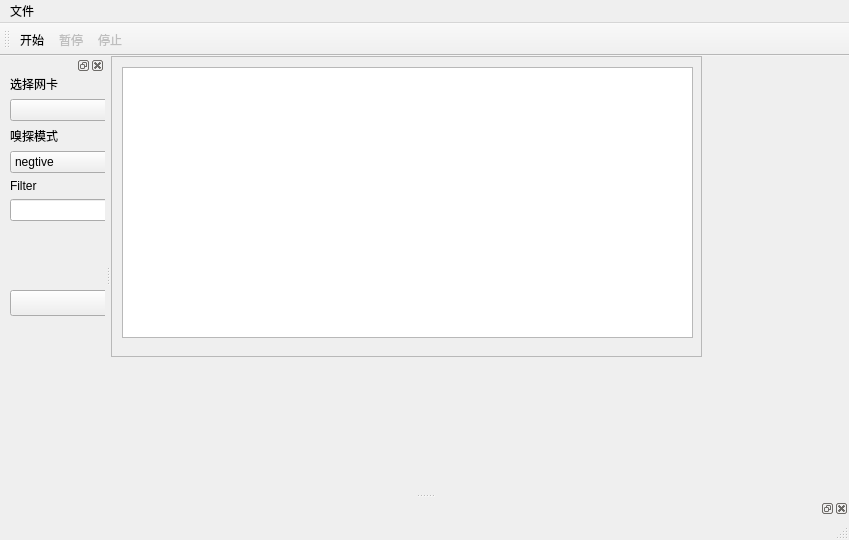
<?xml version="1.0" encoding="UTF-8"?>
<ui version="4.0">
 <class>MainWindow</class>
 <widget class="QMainWindow" name="MainWindow">
  <property name="enabled">
   <bool>true</bool>
  </property>
  <property name="geometry">
   <rect>
    <x>0</x>
    <y>0</y>
    <width>849</width>
    <height>540</height>
   </rect>
  </property>
  <property name="windowTitle">
   <string>SnifferLite</string>
  </property>
  <widget class="QWidget" name="centralwidget">
   <widget class="QScrollArea" name="scrollArea">
    <property name="geometry">
     <rect>
      <x>0</x>
      <y>0</y>
      <width>591</width>
      <height>301</height>
     </rect>
    </property>
    <property name="widgetResizable">
     <bool>true</bool>
    </property>
    <widget class="QWidget" name="scrollAreaWidgetContents">
     <property name="geometry">
      <rect>
       <x>0</x>
       <y>0</y>
       <width>589</width>
       <height>299</height>
      </rect>
     </property>
     <widget class="QListWidget" name="packet_list">
      <property name="geometry">
       <rect>
        <x>10</x>
        <y>10</y>
        <width>571</width>
        <height>271</height>
       </rect>
      </property>
     </widget>
    </widget>
   </widget>
  </widget>
  <widget class="QMenuBar" name="menubar">
   <property name="geometry">
    <rect>
     <x>0</x>
     <y>0</y>
     <width>849</width>
     <height>22</height>
    </rect>
   </property>
   <widget class="QMenu" name="menu">
    <property name="title">
     <string>文件</string>
    </property>
    <addaction name="action_quite"/>
   </widget>
   <addaction name="menu"/>
  </widget>
  <widget class="QStatusBar" name="statusbar"/>
  <widget class="QToolBar" name="toolBar">
   <property name="windowTitle">
    <string>toolBar</string>
   </property>
   <attribute name="toolBarArea">
    <enum>TopToolBarArea</enum>
   </attribute>
   <attribute name="toolBarBreak">
    <bool>false</bool>
   </attribute>
   <addaction name="action_start"/>
   <addaction name="action_pause"/>
   <addaction name="action_stop"/>
  </widget>
  <widget class="QDockWidget" name="dockWidget_3">
   <property name="minimumSize">
    <size>
     <width>105</width>
     <height>42</height>
    </size>
   </property>
   <attribute name="dockWidgetArea">
    <number>1</number>
   </attribute>
   <widget class="QWidget" name="dockWidgetContents_3">
    <widget class="QWidget" name="verticalLayoutWidget">
     <property name="geometry">
      <rect>
       <x>10</x>
       <y>0</y>
       <width>231</width>
       <height>241</height>
      </rect>
     </property>
     <layout class="QVBoxLayout" name="verticalLayout">
      <item>
       <widget class="QLabel" name="label">
        <property name="text">
         <string>选择网卡</string>
        </property>
       </widget>
      </item>
      <item>
       <widget class="QComboBox" name="interface_choice"/>
      </item>
      <item>
       <widget class="QLabel" name="label_2">
        <property name="text">
         <string>嗅探模式</string>
        </property>
       </widget>
      </item>
      <item>
       <widget class="QComboBox" name="mode_choice">
        <item>
         <property name="text">
          <string extracomment="被动模式">negtive</string>
         </property>
        </item>
        <item>
         <property name="text">
          <string extracomment="arp欺骗">arp_mode</string>
         </property>
        </item>
        <item>
         <property name="text">
          <string extracomment="mac地址泛洪">mac_flood_mode</string>
         </property>
        </item>
       </widget>
      </item>
      <item>
       <widget class="QLabel" name="label_4">
        <property name="text">
         <string>Filter</string>
        </property>
       </widget>
      </item>
      <item>
       <widget class="QLineEdit" name="lineEdit"/>
      </item>
      <item>
       <spacer name="verticalSpacer">
        <property name="orientation">
         <enum>Qt::Vertical</enum>
        </property>
        <property name="sizeHint" stdset="0">
         <size>
          <width>20</width>
          <height>40</height>
         </size>
        </property>
       </spacer>
      </item>
      <item>
       <widget class="QPushButton" name="start">
        <property name="text">
         <string> 开始</string>
        </property>
       </widget>
      </item>
     </layout>
    </widget>
    <widget class="QLabel" name="label_3">
     <property name="geometry">
      <rect>
       <x>92</x>
       <y>136</y>
       <width>20</width>
       <height>20</height>
      </rect>
     </property>
     <property name="text">
      <string/>
     </property>
    </widget>
   </widget>
  </widget>
  <widget class="QDockWidget" name="dockWidget_4">
   <attribute name="dockWidgetArea">
    <number>8</number>
   </attribute>
   <widget class="QWidget" name="dockWidgetContents_4">
    <widget class="QTextBrowser" name="packet_details">
     <property name="geometry">
      <rect>
       <x>10</x>
       <y>10</y>
       <width>831</width>
       <height>192</height>
      </rect>
     </property>
    </widget>
    <widget class="QScrollBar" name="verticalScrollBar">
     <property name="geometry">
      <rect>
       <x>820</x>
       <y>20</y>
       <width>16</width>
       <height>160</height>
      </rect>
     </property>
     <property name="orientation">
      <enum>Qt::Vertical</enum>
     </property>
    </widget>
   </widget>
  </widget>
  <action name="action_start">
   <property name="enabled">
    <bool>true</bool>
   </property>
   <property name="text">
    <string>开始</string>
   </property>
  </action>
  <action name="action_pause">
   <property name="enabled">
    <bool>false</bool>
   </property>
   <property name="text">
    <string>暂停</string>
   </property>
  </action>
  <action name="action_stop">
   <property name="enabled">
    <bool>false</bool>
   </property>
   <property name="text">
    <string>停止</string>
   </property>
  </action>
  <action name="action_quite">
   <property name="text">
    <string>退出</string>
   </property>
  </action>
 </widget>
 <resources/>
 <connections/>
</ui>
